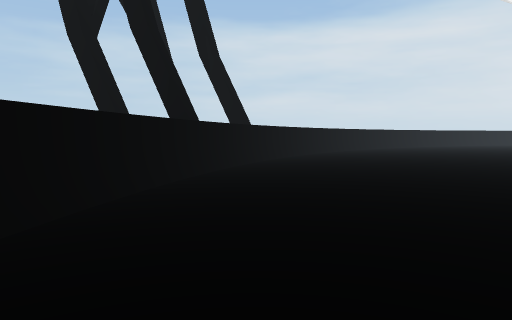
[1] (above)

14 first-person views from a walk through a scene from a Unity 3-D project. The camera is 1.5 m above the floor, tilts 4° down and sees 70° across. The floor is counted in squares, 2 m on a side. Each view is taken from the middle of a square. On the plan, view 1 faces up. The plan holds only what a view shows up to about 11 squares ahead; the rest is blank. The place goes on beyond the plan. Surface patterns are stand-ins for the level's own textures.

[2]
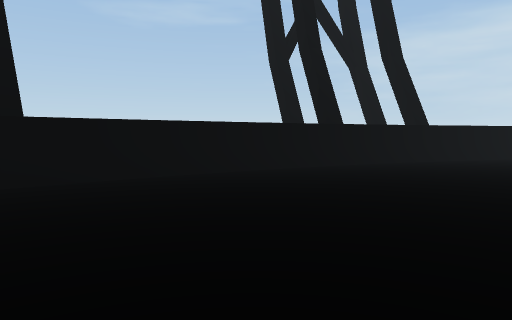

[3]
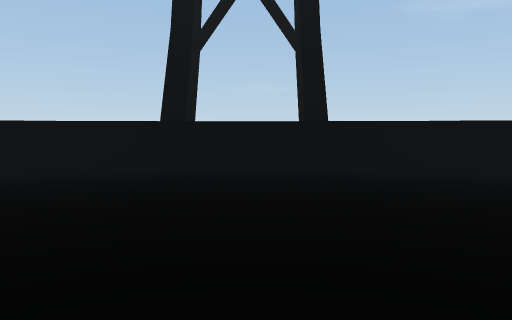

[4]
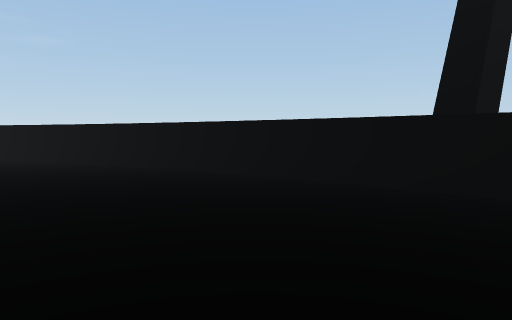

[5]
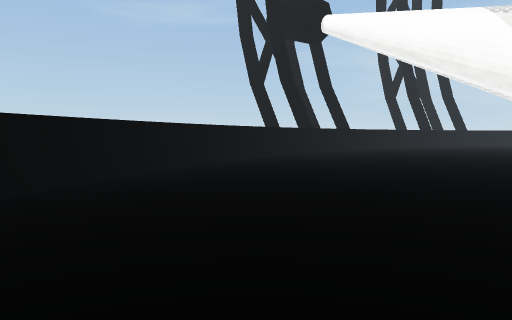

[6]
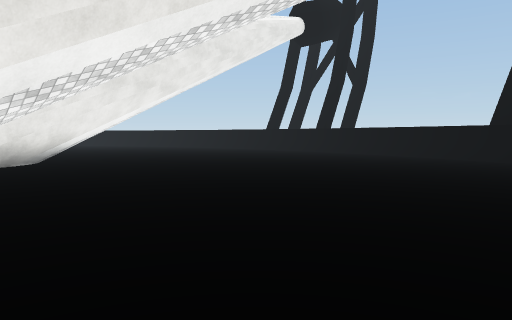

[7]
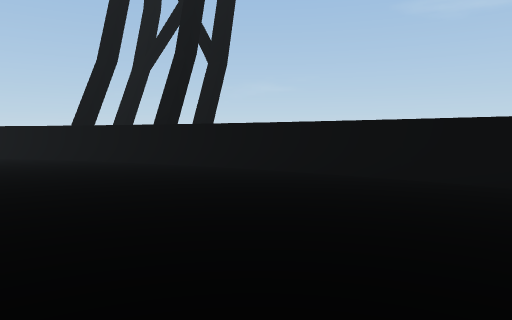

[8]
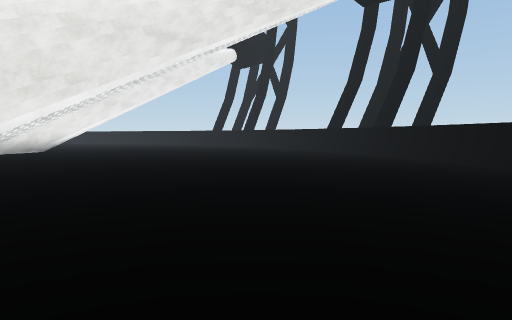

[9]
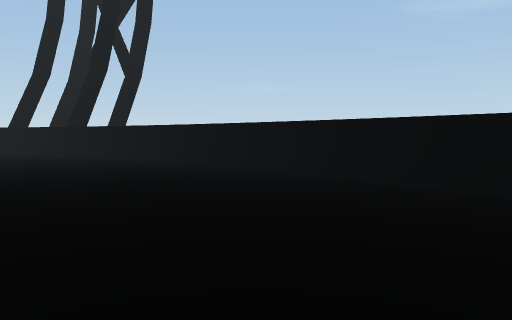

[10]
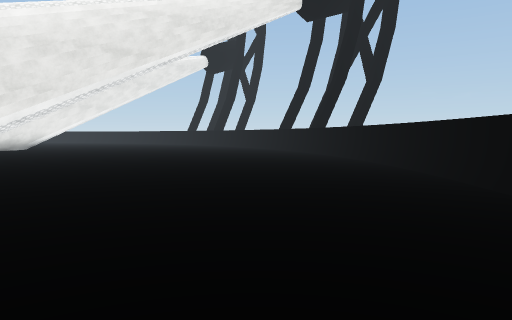

[11]
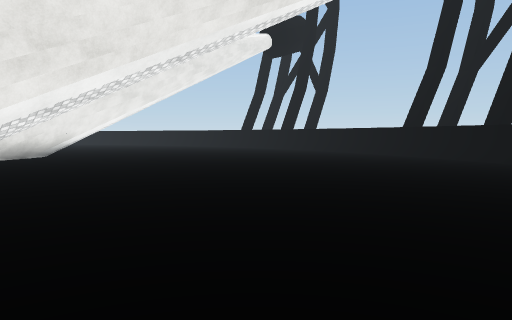

[12]
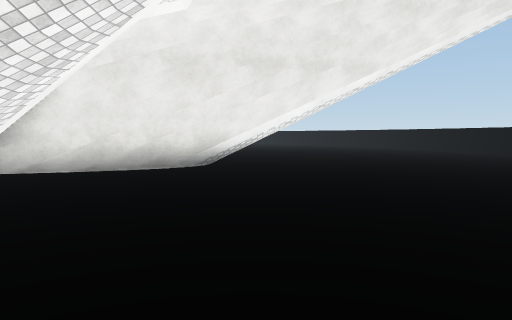

[13]
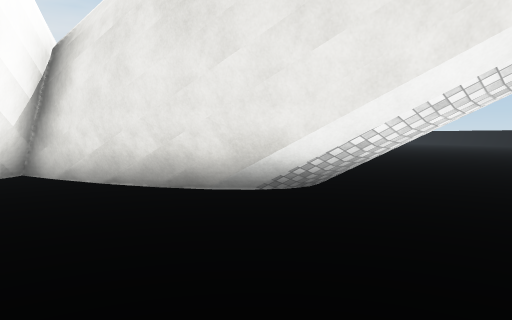

[14]
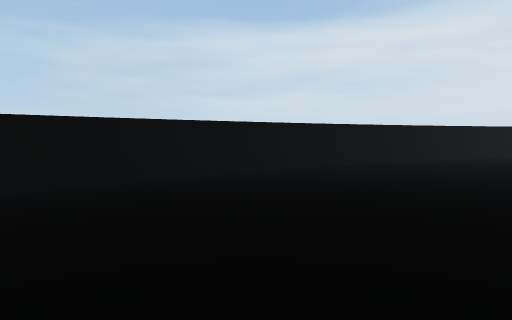

### Floor plan
Points are (right, up) in squares from view 1. A wall is a line through its corners. A room is listed if a view was taken in it or the views show most of it. See-through windows are left out.
Room 1 (views 1, 2, 3, 4, 5, 6, 7, 8, 9, 10, 11, 12, 13, 14)
walls: (8.5, 1.5) (12.4, 2.4); (7.7, 0.8) (8.8, 1.5); (7.8, 1) (9.5, 1.7); (7.2, 0.7) (8.3, 1.4); (-1.7, -4) (-1.3, -6.7); (-1.3, -6.6) (-0.5, -9.1); (-0.6, -9) (0.6, -11.5); (0.4, -11.4) (2, -14.2); (-2.1, -0.1) (-1.8, -4.1); (-1.8, 3.6) (-2.1, -0.4); (-1.3, 6.2) (-1.7, 3.6); (0, 9.9) (-1.3, 6.1); (1.1, 12.2) (0, 9.8); (2.5, 14.4) (1, 12.1); (4, 16.4) (2.4, 14.4); (6.7, 19.3) (3.9, 16.4); (8.6, 20.9) (6.6, 19.1); (9.6, 21.6) (8.6, 20.8)
low walls: (9.7, 1.6) (11.4, 2.1); (8.3, 0.9) (9.4, 1.5); (8.6, 1.2) (10.4, 1.9)

Where each view was taken, in squares from view 1:
view 1: 0 up, 0 right, facing up
view 2: 0 up, 4 right, facing up-left
view 3: 0 up, 5 right, facing left
view 4: 0 up, 3 right, facing down-left
view 5: 15 down, 7 right, facing up-left
view 6: 11 up, 11 right, facing down-left
view 7: 14 up, 10 right, facing left
view 8: 18 up, 13 right, facing down-left
view 9: 18 up, 13 right, facing left
view 10: 21 up, 13 right, facing down-left
view 11: 14 up, 12 right, facing down-left
view 12: 9 up, 7 right, facing down
view 13: 4 up, 5 right, facing down-right
view 14: 13 up, 8 right, facing up
